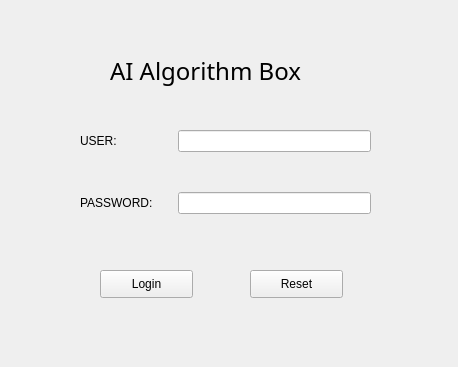
<?xml version="1.0" encoding="UTF-8"?>
<ui version="4.0">
 <class>Form</class>
 <widget class="QWidget" name="Form">
  <property name="geometry">
   <rect>
    <x>0</x>
    <y>0</y>
    <width>458</width>
    <height>367</height>
   </rect>
  </property>
  <property name="windowTitle">
   <string>Login</string>
  </property>
  <widget class="QWidget" name="formLayoutWidget">
   <property name="geometry">
    <rect>
     <x>70</x>
     <y>120</y>
     <width>311</width>
     <height>111</height>
    </rect>
   </property>
   <layout class="QFormLayout" name="formLayout">
    <property name="horizontalSpacing">
     <number>25</number>
    </property>
    <property name="verticalSpacing">
     <number>40</number>
    </property>
    <property name="leftMargin">
     <number>10</number>
    </property>
    <property name="topMargin">
     <number>10</number>
    </property>
    <property name="rightMargin">
     <number>10</number>
    </property>
    <property name="bottomMargin">
     <number>10</number>
    </property>
    <item row="0" column="0">
     <widget class="QLabel" name="userText">
      <property name="text">
       <string>USER:</string>
      </property>
     </widget>
    </item>
    <item row="0" column="1">
     <widget class="QLineEdit" name="userNameInput"/>
    </item>
    <item row="1" column="0">
     <widget class="QLabel" name="label_2">
      <property name="text">
       <string>PASSWORD:</string>
      </property>
     </widget>
    </item>
    <item row="1" column="1">
     <widget class="QLineEdit" name="passwordInput">
      <property name="echoMode">
       <enum>QLineEdit::Password</enum>
      </property>
     </widget>
    </item>
   </layout>
  </widget>
  <widget class="QPushButton" name="loginBtn">
   <property name="geometry">
    <rect>
     <x>100</x>
     <y>270</y>
     <width>93</width>
     <height>28</height>
    </rect>
   </property>
   <property name="text">
    <string>Login</string>
   </property>
  </widget>
  <widget class="QPushButton" name="resetBtn">
   <property name="geometry">
    <rect>
     <x>250</x>
     <y>270</y>
     <width>93</width>
     <height>28</height>
    </rect>
   </property>
   <property name="text">
    <string>Reset</string>
   </property>
  </widget>
  <widget class="QLabel" name="titleLogin">
   <property name="geometry">
    <rect>
     <x>110</x>
     <y>50</y>
     <width>241</width>
     <height>41</height>
    </rect>
   </property>
   <property name="font">
    <font>
     <family>Adobe 黑体 Std R</family>
     <pointsize>18</pointsize>
    </font>
   </property>
   <property name="text">
    <string>AI Algorithm Box</string>
   </property>
  </widget>
 </widget>
 <resources/>
 <connections/>
</ui>
